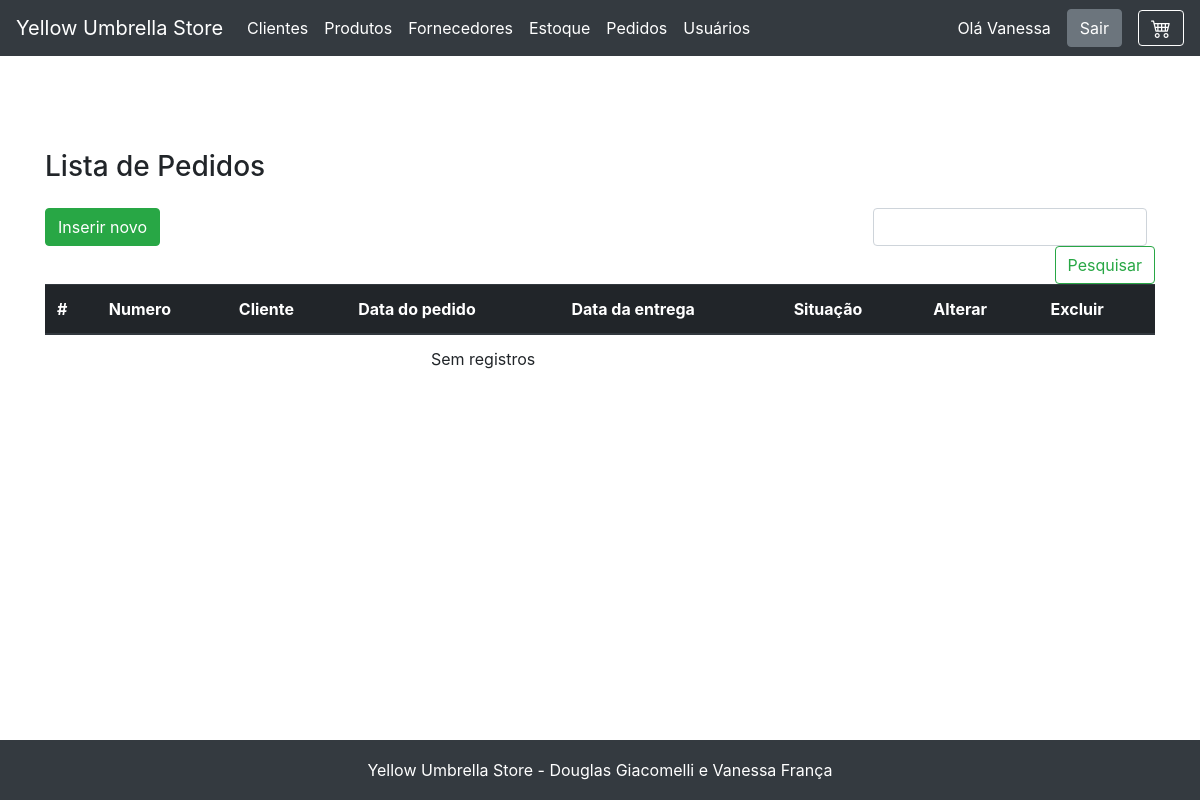
Page /pedido/view_pedidos.php (signed in) on the earlier database version.
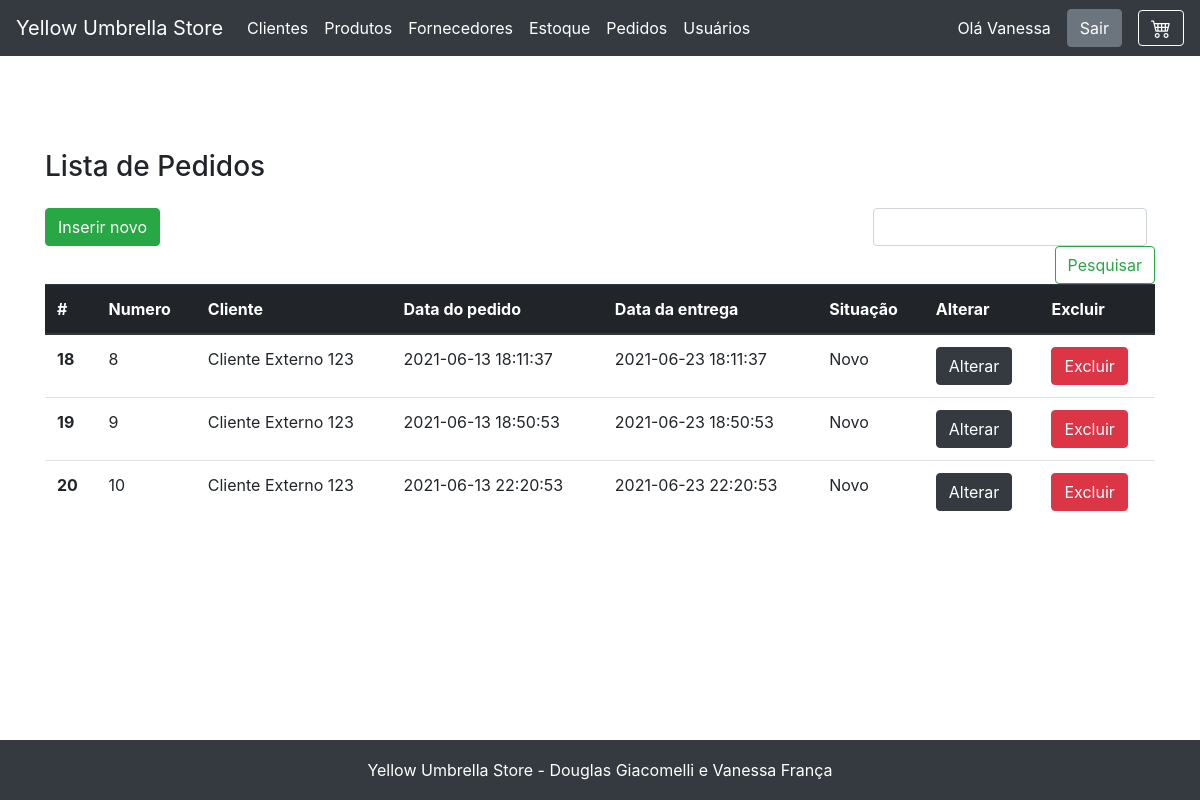
Same page on the later database version.
### tables this page shows
CREATE TABLE `pedido` (
  `id` int NOT NULL AUTO_INCREMENT,
  `numero` int NOT NULL,
  `data_pedido` datetime NOT NULL,
  `data_entrega` datetime NOT NULL,
  `situacao` varchar(255) NOT NULL,
  `cliente_id` int DEFAULT NULL,
  PRIMARY KEY (`id`),
  KEY `cliente_id` (`cliente_id`),
  CONSTRAINT `pedido_ibfk_2` FOREIGN KEY (`cliente_id`) REFERENCES `cliente` (`id`)
);

CREATE TABLE `cliente` (
  `id` int NOT NULL AUTO_INCREMENT,
  `nome` varchar(255) NOT NULL,
  `telefone` varchar(255) NOT NULL,
  `email` varchar(255) NOT NULL,
  `cartao_credito` varchar(255) NOT NULL,
  `endereco_id` int NOT NULL,
  `usuario_id` int DEFAULT NULL,
  PRIMARY KEY (`id`),
  UNIQUE KEY `email` (`email`),
  KEY `endereco_id` (`endereco_id`),
  KEY `usuario_id` (`usuario_id`),
  CONSTRAINT `cliente_ibfk_2` FOREIGN KEY (`endereco_id`) REFERENCES `endereco` (`id`) ON DELETE CASCADE ON UPDATE RESTRICT,
  CONSTRAINT `cliente_ibfk_4` FOREIGN KEY (`usuario_id`) REFERENCES `usuario` (`id`) ON DELETE CASCADE ON UPDATE RESTRICT
);

### fachada.php (called while the page is built, shortened)
<?php
include_once('model/Pedido.php');
include_once('dao/mysql/MysqlDaoFactory.php');
$factory = new MysqlDaofactory();
?>

### dao/mysql/MysqlDaoFactory.php (called while the page is built, shortened)
<?php
include_once('MysqlProdutoDao.php');
include_once('MysqlPedidoDao.php');
class MysqlDaofactory extends DaoFactory {
    private $host = "localhost";
    private $db_name = "web2";
    private $port = "3306";
    private $username = "root";
    private $password = "v6a10fr4nc486";
    public function getConnection(){
        $this->conn = null;
        $dsn="mysql:host=" . $this->host . ";port=" . $this->port . ";dbname=" . $this->db_name;
        try{
            $this->conn = new PDO($dsn, $this->username, $this->password);
      }catch(PDOException $exception){
            echo "Connection error: " . $exception->getMessage() . "\n";
            echo "DSN = " . $dsn;
        }
        return $this->conn;
    }
    public function getPedidoDao() {
        return new MysqlPedidoDao($this->getConnection());
    }
}
?>

### dao/DAO.php (called while the page is built, shortened)
<?php
abstract class DAO {
    public function __construct($conn){
        $this->conn = $conn;
    }
}
?>

### dao/mysql/MysqlPedidoDao.php (called while the page is built, shortened)
<?php
include_once($_SERVER['DOCUMENT_ROOT'].'/yellow_umbrella/dao/DAO.php');
class MysqlPedidoDao extends DAO implements PedidoDao {
    private $table_name = 'pedido';
    public function buscaTodos() {
        $query = "SELECT
                    p.id, p.numero, p.data_pedido, p.data_entrega, p.situacao, p.cliente_id, c.nome as cliente_nome
                FROM
                    " . $this->table_name ." p
                    JOIN cliente c on (p.cliente_id = c.id)
                    GROUP BY p.id
                    ORDER BY p.id ASC
                    ";
        $stmt = $this->conn->prepare( $query );
        $stmt->execute();
        $pedidos = [];
        while ($row = $stmt->fetch(PDO::FETCH_ASSOC)){
            extract($row);
            $pedido = new Pedido($id, $numero, $data_pedido, $data_entrega, $situacao, $cliente_id, $cliente_nome);
            $pedidos[] = $pedido;
        }
        return $pedidos;
    }
}
?>

### model/Pedido.php (called while the page is built, shortened)
<?php
class Pedido{
    private $id;
    private $numero;
    private $data_pedido;
    private $data_entrega;
    private $situacao;
    private $cliente_nome;
    public function __construct( $id=null, $numero, $data_pedido, $data_entrega, $situacao, $cliente_id, $cliente_nome=null){
        $this->id=$id;
        $this->numero=$numero;
        $this->data_pedido=$data_pedido;
        $this->data_entrega=$data_entrega;
        $this->situacao=$situacao;
        $this->cliente_nome=$cliente_nome;
    }
    public function getId() { return intval($this->id); }
    public function getNumero() { return $this->numero; }
    public function getDataPedido() { return $this->data_pedido; }
    public function getDataEntrega() { return $this->data_entrega; }
    public function getSituacao() { return $this->situacao; }
    public function getClienteNome() { return $this->cliente_nome; }
}
?>

### pedido/view_pedidos.php (the view, shortened to what this page needs)
<?php
    include "../fachada.php";
    include "../header.php";
    $dao = $factory->getPedidoDao();
    $pedidos = $dao->buscaTodos();
    $pedidos = (isset($_SESSION["pedidos"])) ? ($_SESSION["pedidos"]) : ($pedidos);
?>
<main role="main" class="container">
    <h3 class="mb-3">Lista de Pedidos</h3>
    <div class="row">
        <div class="col-12">
        </div>
        <?php
            if(isset($_SESSION['perfil_id']) && trim($_SESSION['perfil_id']) == "1"){
        ?>
            <div class="col-lg-8 col-sm-12">
                <a href="view_cadastro_pedido.php" class="btn btn-success mb-2">Inserir novo</a>
            </div>
            <div class="col-lg-4 col-sm-12">
                <form class="form-inline mt-2 mt-md-0 form-search-list" action="<?=$base?>/pedido/executa_pesquisa.php" method="POST">
                    <input class="form-control mr-sm-2" type="text" name="pesquisa" aria-label="Pesquisar">
                    <button class="btn btn-outline-success my-2 my-sm-0" type="submit">Pesquisar</button>
                </form>
            </div>
        <?php
            }
        ?>
        <div class="col-12">
            <table class="table table-responsive">
                <thead class="thead-dark">
                    <tr>
                    <th scope="col">#</th>
                    <th scope="col">Numero</th>
                    <th scope="col">Cliente</th>
                    <th scope="col">Data do pedido</th>
                    <th scope="col">Data da entrega</th>
                    <th scope="col">Situação</th>
                    <?php
                        if(isset($_SESSION['perfil_id']) && trim($_SESSION['perfil_id']) == "1"){
                    ?>
                            <th scope="col">Alterar</th>
                            <th scope="col">Excluir</th>
                    <?php
                        }
                    ?>
                    </tr>
                </thead>
                <tbody>
                <?php
                    if($pedidos){
                        foreach($pedidos as $item){
                ?>
                    <tr id="<?=$item->getID()?>">
                        <th class="item-pedido-lista" scope="row"><?=$item->getID()?></th>
                        <td class="item-pedido-lista"><?=$item->getNumero()?></td>
                        <td class="item-pedido-lista"><?=$item->getClienteNome()?></td>
                        <td class="item-pedido-lista"><?=$item->getDataPedido()?></td>
                        <td class="item-pedido-lista"><?=$item->getDataEntrega()?></td>
                        <td class="item-pedido-lista">
                            <?php
                                switch($item->getSituacao()){
                                    case 1:
                                        echo "Novo";
                                        break;
                                }
                            ?>
                        </td>
                        <?php
                            if(isset($_SESSION['perfil_id']) && trim($_SESSION['perfil_id']) == "1"){
                        ?>
                            <td><a href="view_editar_pedido.php?id=<?=$item->getID()?>" class="btn btn-dark">Alterar</button></td>
                            <td><a href="exclui_pedido.php?id=<?=$item->getID()?>" id="excluiPedido" class="btn btn-danger" onclick="return confirm('Você quer mesmo remover este pedido?')">Excluir</button></td>
                        <?php
                            }
                        ?>
                    </tr>
                <?php
                        }
                    }else{
                        echo "<td colspan=6 style='text-align:center;'>Sem registros</td>";
                    }
                ?>
                </tbody>
            </table>
        </div>
        <div class="col-12" id="item-pedido-detalhe">
        </div>
    </div>
</main>
<?php include "../footer.php"; ?>

### header.php (shortened to what this page needs)
<?php
  $httpProtocol = !isset($_SERVER['HTTPS']) || $_SERVER['HTTPS'] != 'on' ? 'http' : 'https';
  $base = $httpProtocol.'://'.$_SERVER['HTTP_HOST'].'/yellow_umbrella';
?>
<!doctype html>
<html lang="en">
  <head>
    <link href="../assets/bootstrap4/dist/css/bootstrap.min.css" rel="stylesheet">
    <link rel="stylesheet" href="https://cdn.jsdelivr.net/npm/bootstrap-icons@1.5.0/font/bootstrap-icons.css">
    <link href="../assets/css/sticky-footer.css" rel="stylesheet">
    <link href="../assets/css/custom.css" rel="stylesheet">
  </head>
  <body>
    <header>
      <nav class="navbar navbar-expand-md navbar-dark fixed-top bg-dark">
        <a class="navbar-brand" href="<?=$base?>/index/view_index.php">Yellow Umbrella Store</a>
        <div class="collapse navbar-collapse" id="navbarCollapse">
          <ul class="navbar-nav mr-auto">
            <?php
              if(isset($_SESSION["id_usuario"]) && trim($_SESSION["id_usuario"]) != ""){
                if(isset($_SESSION["perfil_id"])){
                  if(trim($_SESSION["perfil_id"]) == "1"){
            ?>
                    <li class="nav-item active">
                      <a class="nav-link" href="<?=$base?>/cliente/view_clientes.php">Clientes</a>
                    </li>
                    <li class="nav-item active">
                      <a class="nav-link" href="<?=$base?>/produto/view_produtos.php">Produtos</a>
                    </li>
                    <li class="nav-item active">
                      <a class="nav-link" href="<?=$base?>/fornecedor/view_fornecedores.php">Fornecedores</a>
                    </li>
                    <li class="nav-item active">
                      <a class="nav-link" href="<?=$base?>/estoque/view_estoque.php">Estoque</a>
                    </li>
                    <li class="nav-item active">
                      <a class="nav-link" href="<?=$base?>/pedido/view_pedidos.php">Pedidos</a>
                    </li>
                    <li class="nav-item active">
                      <a class="nav-link" href="<?=$base?>/usuario/view_usuarios.php">Usuários</a>
                    </li>
            <?php
                  }
                }
            ?>
            <?php
              }
            ?>
          </ul>
          <?php
            if(isset($_SESSION["id_usuario"]) && trim($_SESSION["id_usuario"]) != ""){
          ?>
            <span class='greetings-user'>Olá <?=$_SESSION["nome_usuario"]?></span>
            <a class="btn btn-secondary btn-logout" href="<?=$base?>/login/executa_logout.php" onclick="return confirm('Você quer mesmo sair?')">Sair</a>
          <?php
            }
          ?>
        </div>
        <div class="carrinho-wrapper">
          <a href="<?=$base?>/pedido/view_carrinho.php" class="bi-cart4 btn btn-dark ml-3 btn-carrinho-header" title="icon name" aria-hidden="true">
          </a>
        </div>
      </nav>
    </header>

### footer.php (shortened to what this page needs)
    <footer class="footer bg-dark">
      <div class="container">
        <span class="footer-text">Yellow Umbrella Store - Douglas Giacomelli e Vanessa França</span>
      </div>
    </footer>
  </body>
</html>

### assets/css/sticky-footer.css (style rules this page uses)
html { position: relative; min-height: 100%; }
body { margin-bottom: 60px; }
.footer { position: absolute; bottom: 0; width: 100%; height: 60px; line-height: 60px; background-color: #f5f5f5; }
body > .container { padding: 150px 15px 0; }
.footer > .container { padding-right: 15px; padding-left: 15px; text-align: center; }
.footer-text, .greetings-user { color: #fff; }
.btn-logout { margin-left: 1rem; }
.form-search-list { justify-content: flex-end; }
.table-responsive { display: table; }

### assets/css/custom.css (style rules this page uses)
.footer-text, .greetings-user { color: #fff; }
.btn-logout { margin-left: 1rem; }
.form-search-list { justify-content: flex-end; }
.table-responsive { display: table; }
.btn-carrinho-header { font-size: 1.25rem; border: 1px solid; padding: 0.15rem .75rem; }

Differences in the rows shown:
added pedido: id "18", numero "8", cliente.nome "Cliente Externo 123", data_pedido "2021-06-13 18:11:37", data_entrega "2021-06-23 18:11:37", situacao "Novo"
added pedido: id "19", numero "9", cliente.nome "Cliente Externo 123", data_pedido "2021-06-13 18:50:53", data_entrega "2021-06-23 18:50:53", situacao "Novo"
added pedido: id "20", numero "10", cliente.nome "Cliente Externo 123", data_pedido "2021-06-13 22:20:53", data_entrega "2021-06-23 22:20:53", situacao "Novo"
Other differences:
text no longer shown: "Sem registros"
